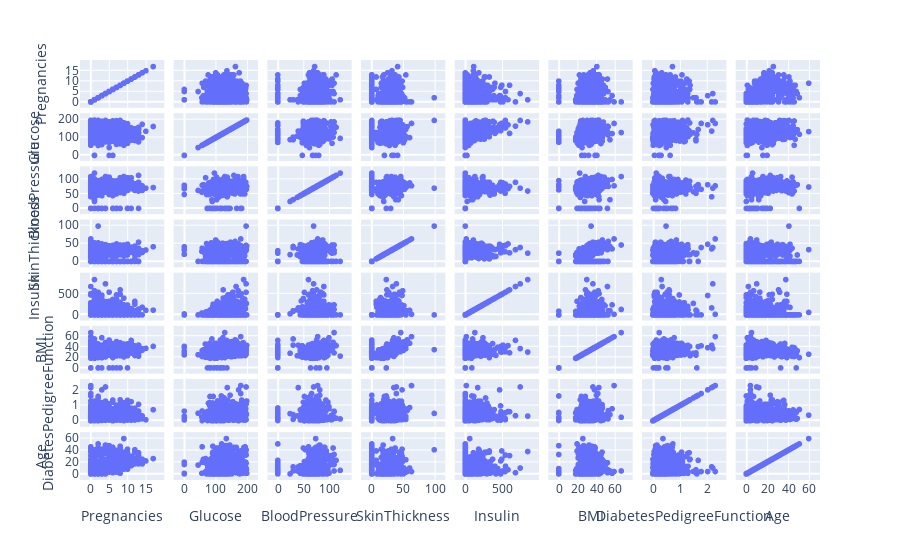

Notebook source saved alongside this figure:
### Markdown cell above
# Data Visualization

### Code cell
import plotly.express as px
fig = px.scatter_matrix(diabetes, dimensions=["Pregnancies", "Glucose", "BloodPressure", "SkinThickness","Insulin","BMI","DiabetesPedigreeFunction","Age"],hover_name="Outcome", range_color="green")
fig.show()

### Figure 1 — Plotly figure (JSON) as saved in the notebook; plotly's stock layout.template omitted (floating-point values rounded to 4 significant figures; data arrays with more than 128 entries replaced by an {"elided": "..."} marker saying what was removed)
{"data": [{"dimensions": [{"axis": {"matches": true}, "label": "Pregnancies", "values": {"elided": "768 int values"}}, {"axis": {"matches": true}, "label": "Glucose", "values": {"elided": "768 int values"}}, {"axis": {"matches": true}, "label": "BloodPressure", "values": {"elided": "768 int values"}}, {"axis": {"matches": true}, "label": "SkinThickness", "values": {"elided": "768 int values"}}, {"axis": {"matches": true}, "label": "Insulin", "values": {"elided": "768 int values"}}, {"axis": {"matches": true}, "label": "BMI", "values": {"elided": "768 float values"}}, {"axis": {"matches": true}, "label": "DiabetesPedigreeFunction", "values": {"elided": "768 float values"}}, {"axis": {"matches": true}, "label": "Age", "values": {"elided": "768 float values"}}], "hovertemplate": "<b>%{hovertext}</b><br><br>%{xaxis.title.text}=%{x}<br>%{yaxis.title.text}=%{y}<extra></extra>", "hovertext": {"elided": "768 int values"}, "legendgroup": "", "marker": {"color": "#636efa", "symbol": "circle"}, "name": "", "showlegend": false, "type": "splom"}], "layout": {"dragmode": "select", "legend": {"tracegroupgap": 0}, "margin": {"t": 60}}}
